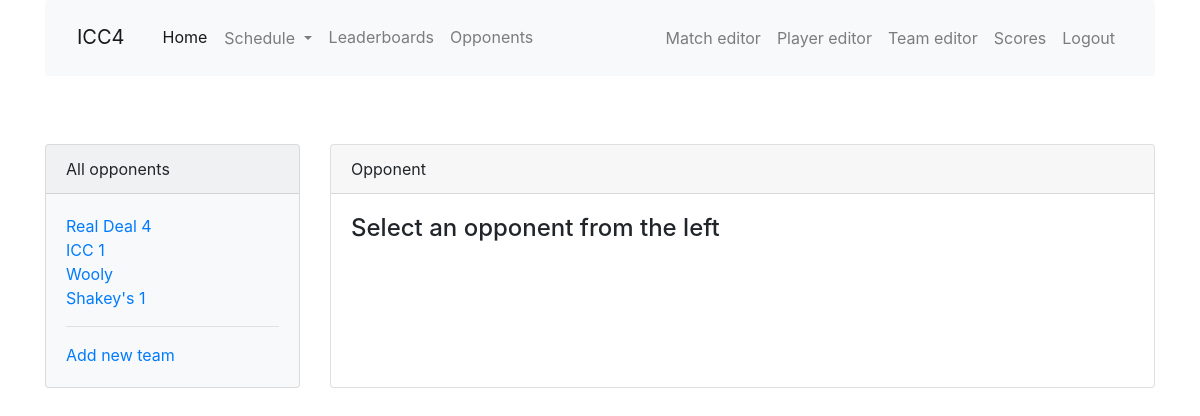
The page /opponent/13 on the database as committed earlier.
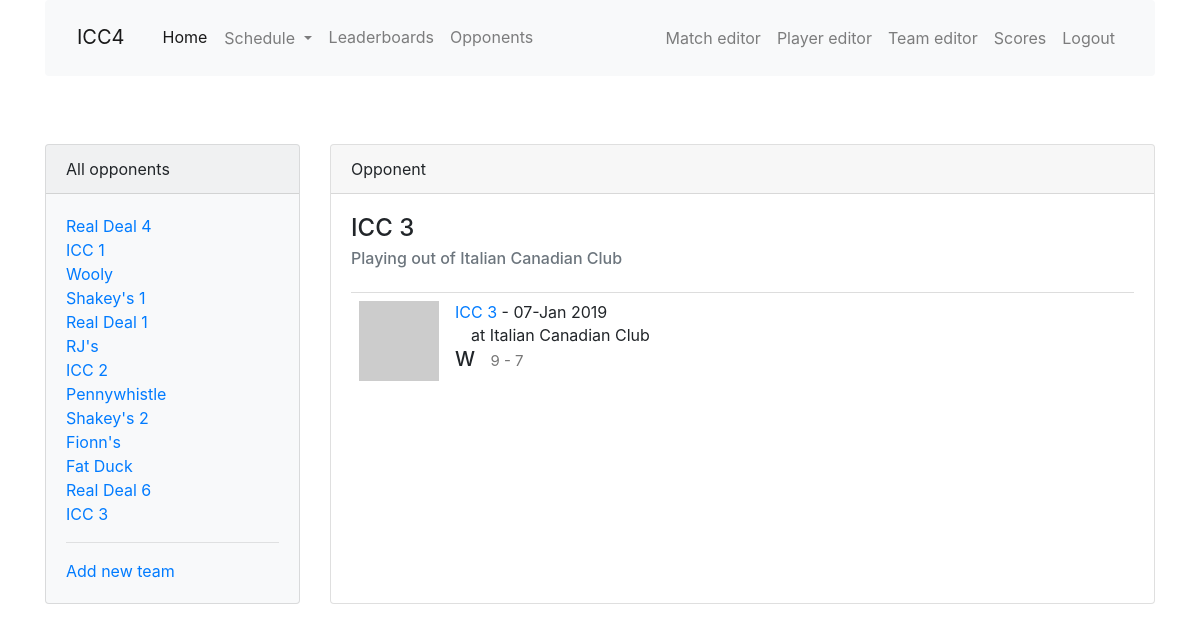
The same page on the database as committed later.
### app/models.py (models this page shows, shortened)
class Team(db.Model):
    id = db.Column(db.Integer, primary_key=True)
    name = db.Column(db.String(64), index=True, unique=True)
    home_location = db.Column(db.String(64), index=True)
    address = db.Column(db.String(128), index=True)
    matches = db.relationship('Match', back_populates='opponent', lazy='dynamic')
    def avatar(self, size):
        digest = md5(self.name.lower().encode('utf-8')).hexdigest()
        return 'https://www.gravatar.com/avatar/{}?d=identicon&s={}'.format(
            digest, size)

class Match(db.Model):
    id = db.Column(db.Integer, primary_key=True)
    opponent_id = db.Column(db.Integer, db. ForeignKey('team.id'))
    opponent = db.relationship('Team', back_populates='matches')
    date = db.Column(db.Date, index=True, default=date.today())
    location = db.Column(db.String(64))
    home_away = db.Column(db.String(32), index=True)
    match_type = db.Column(db.String(32), index=True)
    games = db.relationship('Game', back_populates='match', lazy='dynamic')
    team_score = db.Column(db.Integer, index=True)
    opponent_score = db.Column(db.Integer, index=True)
    win = db.Column(db.Boolean, index=True, default=None)
    overtime = db.Column(db.Boolean, index=True, default=False)
    match_summary = db.Column(db.String(512))
    food = db.Column(db.String(128))
    match_stats = db.relationship('MatchStats', uselist=False, back_populates='match')
    high_scores = db.relationship('HighScore', back_populates='match', lazy='dynamic')
    low_scores = db.relationship('LowScore', back_populates='match', lazy='dynamic')
    @hybrid_property
    def season(self):
        return season_from_date(self.date)

### app/main/routes.py (the view)
@bp.route('/opponent',  methods=['GET', 'POST'], defaults={'id': None})
@bp.route('/opponent/<id>',  methods=['GET', 'POST'])
def opponent(id):
    opponent = Team.query.filter_by(id=id).first()
    matches = Match.query.filter_by(opponent=opponent).order_by(Match.date).all()
    all_teams = Team.query.all()
    return render_template('opponent.html', opponent=opponent, all_teams=all_teams, matches=matches)

### app/templates/opponent.html (shortened to what this page needs)
{% extends "base.html" %}
{% import 'bootstrap/wtf.html' as wtf %}
{% block app_content %}
<div class="row">
  <div class="col-md-3">
    <div class="card h-100 bg-light">
      <div class="card-header">All opponents</div>
      <div class="card-body">
        <ul class="list-unstyled">
        {% for team in all_teams %}
          <li>
            <a href="{{ url_for('main.opponent', id=team.id) }}">{{ team.name }}</a>
          </li>
        {% endfor %}
        </ul>
        <hr>
        <a href="{{ url_for('main.team_edit') }}">Add new team</a>
      </div>
    </div>
  </div>
  <div class="col-md-9">
    <div class="card h-100">
      <div class="card-header">Opponent</div>
      <div class="card-body">
        {% if opponent %}
        <h4 class="card-title">{{ opponent.name }}</h4>
        <h6 class="card-subtitle mb-2 text-muted">Playing out of {{ opponent.home_location }}</h6>
          <table class="table table-hover">
          {% for match in matches %}
            {% include '_match.html' %}
          {% endfor %}
          </table>
        {% else %}
        <h4 class="card-title">Select an opponent from the left</h4>
        {% endif %}
      </div>
    </div>
  </div>
</div>
{% endblock %}

### app/templates/_match.html
<table class="table table-hover">
  <tr>
    <td width="70px">
      <a href="{{ url_for('main.match', id=match.id) }}">
        <img src="{{ match.opponent.avatar(70) }}">
      </a>
    </td>
    <td>
      <a href="{{ url_for('main.opponent', id=match.opponent_id) }}">
        {{ match.opponent.name }}
      </a>
       - {{ match.date.strftime('%d-%b %Y') }}
      <br>
      {% if match.home_away == 'away' %}
      at {{ match.opponent.home_location }}
      {% else %}
      &emsp;at Italian Canadian Club
      {% endif %}
      {% if match.win != None %}
      <h5>{% if match.win == True %}W{% else %}L{% endif %}&ensp;
      <small>{{ match.team_score }} - {{ match.opponent_score }}</small>
      </h5>
      {% endif %}
      </td>
  </tr>
</table>

Rows that differ between the two databases and show on the page:
added Team: name "Real Deal 1"
added Team: name "RJ's"
added Team: name "ICC 2"
added Team: name "Pennywhistle"
added Team: name "Shakey's 2"
added Team: name "Fionn's"
added Team: name "Fat Duck"
added Team: name "Real Deal 6"
added Team: name "ICC 3", home_location "Italian Canadian Club"
added Match: opponent.name "ICC 3", date "07-Jan 2019", home_away "at Italian Canadian Club", win "W", team_score "9", opponent_score "7"
Other text that changed with them:
text no longer shown: "Select an opponent from the left"
text now shown: "Playing out of"
